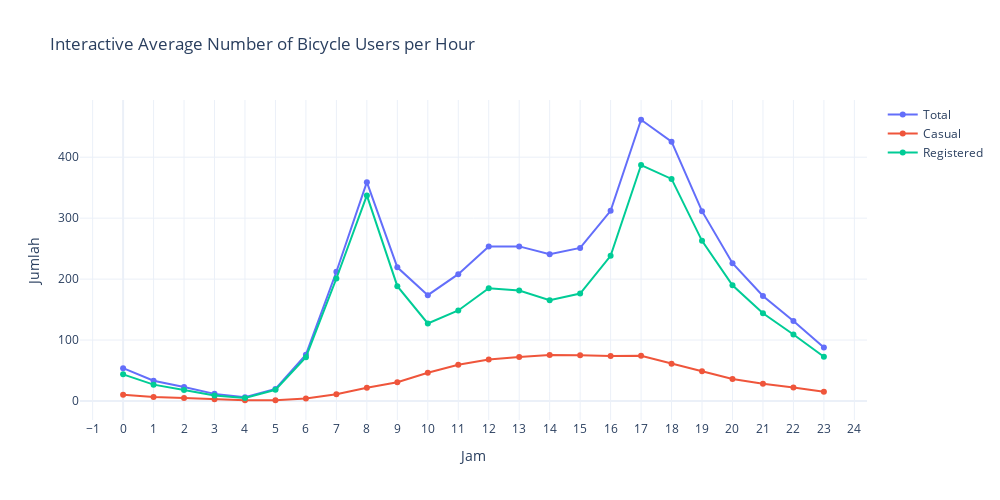

Notebook cell for this chart:
### Code cell
# Membuat grafik interaktif
fig = go.Figure()

fig.add_trace(go.Scatter(
    x=hourly_usage['hour'],
    y=hourly_usage['total_user'],
    mode='lines+markers',
    name='Total',
    hovertemplate='Hour: %{x}<br>Total: %{y:.2f}<extra></extra>'
))

fig.add_trace(go.Scatter(
    x=hourly_usage['hour'],
    y=hourly_usage['casual'],
    mode='lines+markers',
    name='Casual',
    hovertemplate='hour: %{x}<br>Casual: %{y:.2f}<extra></extra>'
))

fig.add_trace(go.Scatter(
    x=hourly_usage['hour'],
    y=hourly_usage['registered'],
    mode='lines+markers',
    name='Registered',
    hovertemplate='hour: %{x}<br>Registered: %{y:.2f}<extra></extra>'
))

fig.update_layout(
    title='Interactive Average Number of Bicycle Users per Hour',
    xaxis_title='Jam',
    yaxis_title='Jumlah',
    xaxis=dict(tickmode='linear',tickvals=list(range(0, 24))),
    template='plotly_white',
    width=1000,
    height=500,
)

fig.show()

### Figure 1 — Plotly figure (JSON) as saved in the notebook; plotly's stock layout.template omitted (floating-point values rounded to 4 significant figures)
{"data": [{"hovertemplate": "Hour: %{x}<br>Total: %{y:.2f}<extra></extra>", "mode": "lines+markers", "name": "Total", "type": "scatter", "x": [0, 1, 2, 3, 4, 5, 6, 7, 8, 9, 10, 11, 12, 13, 14, 15, 16, 17, 18, 19, 20, 21, 22, 23], "y": [53.9, 33.38, 22.87, 11.73, 6.353, 19.89, 76.04, 212.1, 359.0, 219.3, 173.7, 208.1, 253.3, 253.7, 240.9, 251.2, 312.0, 461.5, 425.5, 311.5, 226.0, 172.3, 131.3, 87.83]}, {"hovertemplate": "hour: %{x}<br>Casual: %{y:.2f}<extra></extra>", "mode": "lines+markers", "name": "Casual", "type": "scatter", "x": [0, 1, 2, 3, 4, 5, 6, 7, 8, 9, 10, 11, 12, 13, 14, 15, 16, 17, 18, 19, 20, 21, 22, 23], "y": [10.16, 6.504, 4.772, 2.716, 1.254, 1.411, 4.161, 11.06, 21.68, 30.89, 46.48, 59.54, 68.29, 72.31, 75.57, 74.91, 73.75, 74.27, 61.12, 48.77, 36.23, 28.26, 22.25, 15.2]}, {"hovertemplate": "hour: %{x}<br>Registered: %{y:.2f}<extra></extra>", "mode": "lines+markers", "name": "Registered", "type": "scatter", "x": [0, 1, 2, 3, 4, 5, 6, 7, 8, 9, 10, 11, 12, 13, 14, 15, 16, 17, 18, 19, 20, 21, 22, 23], "y": [43.74, 26.87, 18.1, 9.011, 5.099, 18.48, 71.88, 201.0, 337.3, 188.4, 127.2, 148.6, 185.0, 181.4, 165.4, 176.3, 238.2, 387.2, 364.4, 262.8, 189.8, 144.1, 109.1, 72.63]}], "layout": {"height": 500, "title": {"text": "Interactive Average Number of Bicycle Users per Hour"}, "width": 1000, "xaxis": {"tickmode": "linear", "tickvals": [0, 1, 2, 3, 4, 5, 6, 7, 8, 9, 10, 11, 12, 13, 14, 15, 16, 17, 18, 19, 20, 21, 22, 23], "title": {"text": "Jam"}}, "yaxis": {"title": {"text": "Jumlah"}}}}
